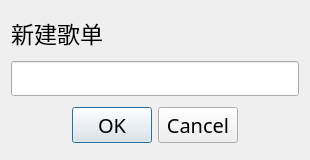
<?xml version="1.0" encoding="UTF-8"?>
<ui version="4.0">
 <class>NewPlaylistDialog</class>
 <widget class="QDialog" name="NewPlaylistDialog">
  <property name="geometry">
   <rect>
    <x>0</x>
    <y>0</y>
    <width>310</width>
    <height>157</height>
   </rect>
  </property>
  <property name="font">
   <font>
    <family>微软雅黑</family>
   </font>
  </property>
  <property name="windowTitle">
   <string>Dialog</string>
  </property>
  <layout class="QVBoxLayout" name="verticalLayout">
   <property name="spacing">
    <number>11</number>
   </property>
   <property name="topMargin">
    <number>16</number>
   </property>
   <property name="bottomMargin">
    <number>17</number>
   </property>
   <item>
    <widget class="QLabel" name="label">
     <property name="font">
      <font>
       <family>微软雅黑</family>
       <pointsize>17</pointsize>
      </font>
     </property>
     <property name="text">
      <string>新建歌单</string>
     </property>
    </widget>
   </item>
   <item>
    <widget class="QLineEdit" name="lineEdit">
     <property name="font">
      <font>
       <family>微软雅黑</family>
       <pointsize>14</pointsize>
      </font>
     </property>
    </widget>
   </item>
   <item>
    <widget class="QDialogButtonBox" name="buttonBox">
     <property name="minimumSize">
      <size>
       <width>0</width>
       <height>0</height>
      </size>
     </property>
     <property name="baseSize">
      <size>
       <width>0</width>
       <height>0</height>
      </size>
     </property>
     <property name="font">
      <font>
       <family>微软雅黑</family>
       <pointsize>15</pointsize>
      </font>
     </property>
     <property name="whatsThis">
      <string/>
     </property>
     <property name="standardButtons">
      <set>QDialogButtonBox::Cancel|QDialogButtonBox::Ok</set>
     </property>
     <property name="centerButtons">
      <bool>true</bool>
     </property>
    </widget>
   </item>
  </layout>
 </widget>
 <resources/>
 <connections/>
</ui>
